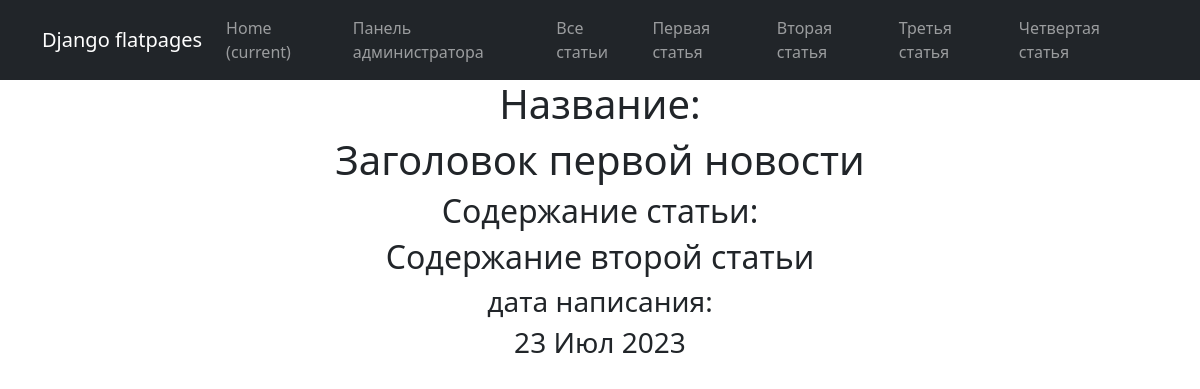
Before: /news/3 with the older database file.
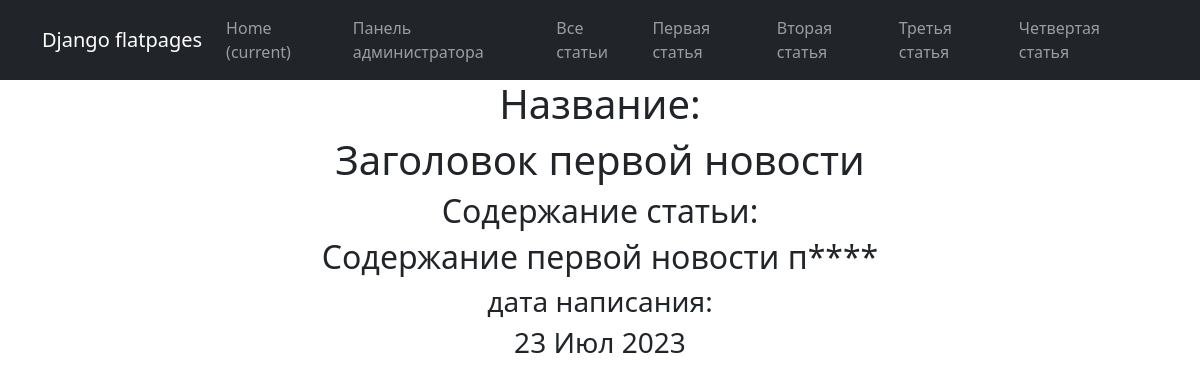
After: the same page with the newer database file.
### news/models.py (models this page shows, shortened)
class Post(models.Model):
    author = models.ForeignKey(Author, on_delete=models.CASCADE)
    name = models.CharField(max_length=100,choices = NewsArticles)
    time_in = models.DateTimeField (auto_now_add = True)
    categories = models.ManyToManyField(Category, through=PostCategory)
    title = models.CharField(max_length = 100)
    text = models.TextField()
    rating = models.IntegerField(default=0)

### news/views.py (the view)
# urls.py: path('<int:pk>', PostDetail.as_view()),
class PostDetail(DetailView):
    model = Post
    template_name = 'Post.html'
    context_object_name = 'post'

### news/templatetags/custom_censor.py (called while the page is built)
def censor(value):
   STOP_LIST = [
   'редиска',
   'хрен',
   'блин',
   'писец',
   'писос'
]
   for word in STOP_LIST:
      value = value.replace(word, word[:1]+'*' * (len(word)-1))
   return value

### templates/post.html (shortened to what this page needs)
{% extends 'flatpages/default.html' %}
{% load custom_censor %}
{% block content %}
<h1> Название: </h1>
<h1>{{ post.title|censor }}</h1>
<h2>Содержание статьи:</h2>
<h2>{{ post.text|censor }}</h2>
<h3>дата написания:</h3>
<h3>{{ post.time_in|date:'d M Y' }}</h3>
{% endblock content %}

### templates/flatpages/default.html (shortened to what this page needs)
<!DOCTYPE html>
<html lang="en">
    <head>
        {% load static %}
        <link href="{% static 'css/styles.css' %}" rel="stylesheet" />
    </head>
    <body>
        <nav class="navbar navbar-expand-lg navbar-dark bg-dark static-top">
            <div class="container">
                <a class="navbar-brand" href="#">Django flatpages</a>
                <div class="collapse navbar-collapse" id="navbarResponsive">
                    <ul class="navbar-nav ml-auto">
                        <li class="nav-item active">
                            <a class="nav-link" href="#">Home
                                <span class="sr-only">(current)</span>
                            </a>
                        </li>
                        <li class="nav-item">
                            <a class="nav-link" href="/admin">Панель администратора</a>
                        </li>
                        <li class="nav-item">
                            <a class="nav-link" href="/news">Все статьи</a>
                        </li>
                        <li class="nav-item">
                            <a class="nav-link" href="/news/1">Первая статья</a>
                        </li>
                        <li class="nav-item">
                            <a class="nav-link" href="/news/2">Вторая статья</a>
                        </li>
                        <li class="nav-item">
                            <a class="nav-link" href="/news/3">Третья статья</a>
                        </li>
                        <li class="nav-item">
                            <a class="nav-link" href="/news/4">Четвертая статья</a>
                        </li>
                    </ul>
                </div>
            </div>
         </nav>
        <div class="container">
            <div class="row">
                <div class="col-lg-12 text-center">
                    {% block content %}{% endblock content %}
                </div>
            </div>
         </div>
    </body>
</html>

Changed rows visible on the page:
changed Post "Заголовок первой новости": text|censor "Содержание второй статьи" → "Содержание первой новости п****"
